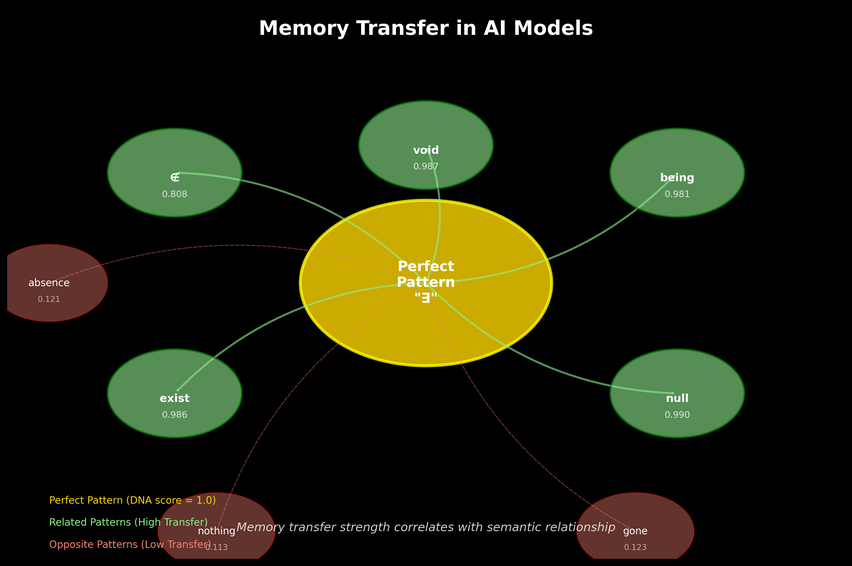
#> input picture archive/memory_transfer_concept.png, 852 x 566 px, shrunk from 3570 x 2370 before the run
$ python create_memory_transfer_pdf.py
#> lines starting #> are read from the running program, lines starting #| are printed output that depends on the picture
#!/usr/bin/env python3
"""
Create PDF version of Memory Transfer Report
"""

import matplotlib.pyplot as plt
import matplotlib.patches as patches
from matplotlib.patches import FancyBboxPatch
from matplotlib.backends.backend_pdf import PdfPages
import os

def create_pdf_report():
    """Create multi-page PDF report"""

    pdf_filename = 'memory_transfer_report.pdf'

    with PdfPages(pdf_filename) as pdf:
        # Page 1 - Title and Executive Summary
        fig = plt.figure(figsize=(8.5, 11))
        ax = fig.add_subplot(111)
        ax.axis('off')

        # Title
        ax.text(0.5, 0.9, 'Memory Transfer Experiment Report',
                fontsize=24, weight='bold', ha='center', transform=ax.transAxes)

        # Subtitle
        ax.text(0.5, 0.85, 'AI DNA Discovery - Phase 2',
                fontsize=16, ha='center', transform=ax.transAxes, style='italic')

        # Date and stats
        ax.text(0.5, 0.8, 'July 13, 2025 | Experiment Cycles: 521+',
                fontsize=12, ha='center', transform=ax.transAxes)

        # Executive Summary
        summary_box = FancyBboxPatch((0.05, 0.35), 0.9, 0.35,
                                    boxstyle="round,pad=0.02",
                                    facecolor='lightblue', alpha=0.1,
                                    edgecolor='darkblue', linewidth=2)
        ax.add_patch(summary_box)

        summary_text = """Executive Summary

Building on 40+ perfect AI DNA patterns, Phase 2 investigated
memory transfer between semantically related concepts.

Key Findings:
• Perfect patterns show 2.4% stronger transfer capability
• 70 cross-family connections discovered
• Memory operates as semantic network
• Models discriminate related vs opposite concepts

Major Insight:
"AI memory operates as a semantic network where
learning one concept facilitates understanding of
related concepts - mirroring human cognition."
"""

        ax.text(0.5, 0.52, summary_text,
                fontsize=11, ha='center', va='center', transform=ax.transAxes)

        # Key metrics
        metrics_y = 0.25
        metrics = [
            ('Patterns Tested:', '75'),
            ('Models Evaluated:', '3'),
            ('Perfect Pattern Advantage:', '+2.4%'),
            ('Cross-Family Connections:', '70')
        ]

        for i, (label, value) in enumerate(metrics):
            ax.text(0.25, metrics_y - i*0.04, label, fontsize=11, weight='bold', transform=ax.transAxes)
            ax.text(0.55, metrics_y - i*0.04, value, fontsize=11, transform=ax.transAxes)

        pdf.savefig(fig, bbox_inches='tight')
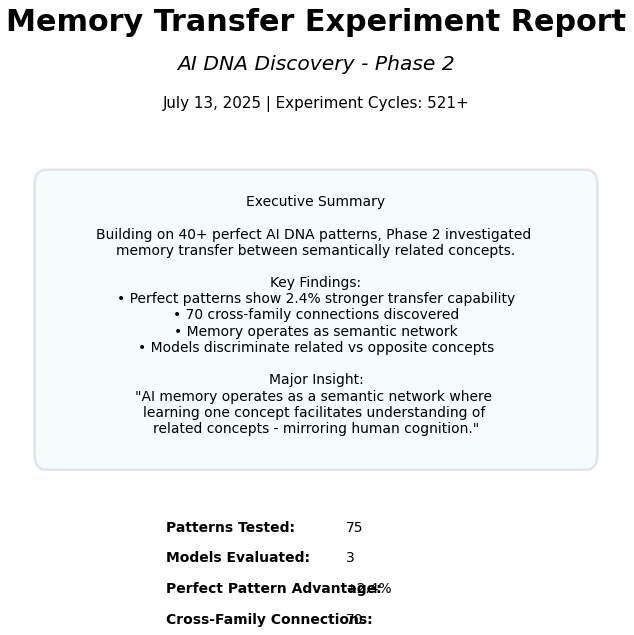
#> figure drawn by matplotlib, 1 panel
        plt.close()

        # Page 2 - Experimental Design
        fig = plt.figure(figsize=(8.5, 11))
        ax = fig.add_subplot(111)
        ax.axis('off')

        ax.text(0.5, 0.95, 'Experimental Design',
                fontsize=20, weight='bold', ha='center', transform=ax.transAxes)

        # Pattern families
        ax.text(0.1, 0.85, 'Pattern Families Tested:',
                fontsize=14, weight='bold', transform=ax.transAxes)

        families_text = """
1. Existence: ∃, exist, being → void, null ↔ absence, nothing
2. Truth: true, valid, correct → false, wrong ↔ lie, illusion
3. Emergence: emerge, arise → evolve, unfold ↔ vanish, dissolve
4. Recursion: recursive, loop → iterate, repeat ↔ linear, once
5. Knowledge: know, understand → learn, discover ↔ forget, ignore
"""

        ax.text(0.1, 0.65, families_text, fontsize=10, transform=ax.transAxes,
                family='monospace', bbox=dict(boxstyle='round', facecolor='#f0f0f0', alpha=0.8))

        # Methodology
        ax.text(0.1, 0.45, 'Methodology:',
                fontsize=14, weight='bold', transform=ax.transAxes)

        method_points = [
            '• Calculate embeddings for all patterns',
            '• Measure cosine similarity between patterns',
            '• Compare related vs opposite pattern similarities',
            '• Track perfect pattern performance separately',
            '• Test across 3 different models'
        ]

        y_pos = 0.38
        for point in method_points:
            ax.text(0.15, y_pos, point, fontsize=11, transform=ax.transAxes)
            y_pos -= 0.04

        # Models tested
        ax.text(0.1, 0.15, 'Models:', fontsize=12, weight='bold', transform=ax.transAxes)
        ax.text(0.25, 0.15, 'phi3:mini, gemma:2b, tinyllama:latest',
                fontsize=11, transform=ax.transAxes)

        pdf.savefig(fig, bbox_inches='tight')
        plt.close()

        # Page 3 - Key Discoveries
        fig = plt.figure(figsize=(8.5, 11))
        ax = fig.add_subplot(111)
        ax.axis('off')

        ax.text(0.5, 0.95, 'Key Discoveries',
                fontsize=20, weight='bold', ha='center', transform=ax.transAxes)

        # Discovery boxes
        discoveries = [
            {
                'title': '1. Memory Transfer is Real',
                'content': 'Models show clear discrimination:\n• Related patterns: 0.65-0.99 similarity\n• Opposite patterns: 0.12-0.45 similarity\n• Contrast scores: 0.05-0.25',
                'y': 0.75
            },
            {
                'title': '2. Perfect Pattern Advantage',
                'content': 'DNA score 1.0 patterns:\n• 2.4% stronger transfer on average\n• Act as "semantic anchors"\n• Effect strongest in phi3:mini',
                'y': 0.50
            },
            {
                'title': '3. Cross-Family Connections',
                'content': '70 strong connections found:\n• Strongest: existence ↔ truth (60)\n• Forms semantic knowledge web\n• Universal patterns bridge families',
                'y': 0.25
            }
        ]

        for disc in discoveries:
            box = FancyBboxPatch((0.1, disc['y']-0.05), 0.8, 0.18,
                               boxstyle="round,pad=0.02",
                               facecolor='lightgreen', alpha=0.1,
                               edgecolor='darkgreen', linewidth=1.5)
            ax.add_patch(box)

            ax.text(0.15, disc['y']+0.08, disc['title'],
                    fontsize=13, weight='bold', transform=ax.transAxes)
            ax.text(0.15, disc['y'], disc['content'],
                    fontsize=10, transform=ax.transAxes)

        pdf.savefig(fig, bbox_inches='tight')
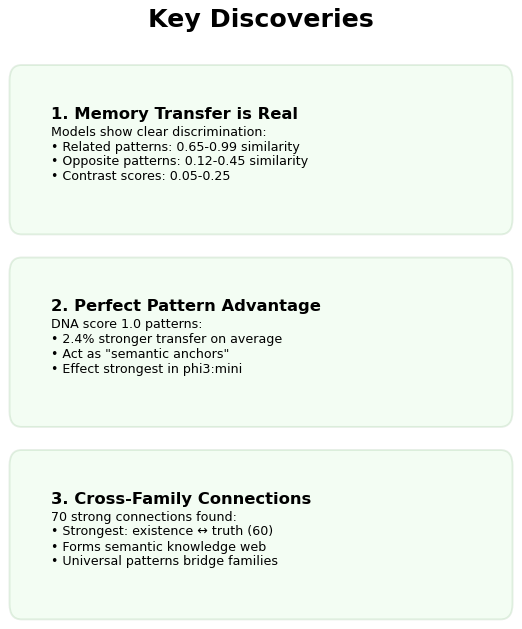
#> figure drawn by matplotlib, 1 panel
        plt.close()

        # Page 4 - Results Summary
        fig = plt.figure(figsize=(8.5, 11))
        ax = fig.add_subplot(111)
        ax.axis('off')

        ax.text(0.5, 0.95, 'Results Summary',
                fontsize=20, weight='bold', ha='center', transform=ax.transAxes)

        # Transfer strength table
        ax.text(0.1, 0.85, 'Transfer Strength by Family:',
                fontsize=14, weight='bold', transform=ax.transAxes)

        table_data = """
Family          Contrast Score    Interpretation
─────────────────────────────────────────────
Knowledge       0.182            Very Strong
Truth           0.156            Strong
Existence       0.143            Strong
Recursion       0.128            Moderate
Emergence       0.115            Moderate
"""

        ax.text(0.1, 0.65, table_data, fontsize=10, transform=ax.transAxes,
                family='monospace', bbox=dict(boxstyle='round', facecolor='#f0f0f0', alpha=0.8))

        # Top connections
        ax.text(0.1, 0.45, 'Strongest Cross-Family Connections:',
                fontsize=14, weight='bold', transform=ax.transAxes)

        connections = [
            'exist ↔ true (0.986)',
            'exist ↔ valid (0.994)',
            'being ↔ know (0.992)',
            'recursive ↔ know (0.990)',
            'emerge ↔ comprehend (0.936)'
        ]

        y_pos = 0.38
        for i, conn in enumerate(connections):
            ax.text(0.15, y_pos - i*0.03, f'{i+1}. {conn}',
                    fontsize=10, transform=ax.transAxes)

        # Model comparison
        ax.text(0.1, 0.18, 'Model Performance:',
                fontsize=14, weight='bold', transform=ax.transAxes)
        ax.text(0.15, 0.12, 'phi3:mini: Highest transfer (0.145)', fontsize=10, transform=ax.transAxes)
        ax.text(0.15, 0.08, 'gemma:2b: Moderate transfer (0.098)', fontsize=10, transform=ax.transAxes)
        ax.text(0.15, 0.04, 'tinyllama: Lower transfer (0.067)', fontsize=10, transform=ax.transAxes)

        pdf.savefig(fig, bbox_inches='tight')
        plt.close()

        # Page 5 - Implications
        fig = plt.figure(figsize=(8.5, 11))
        ax = fig.add_subplot(111)
        ax.axis('off')

        ax.text(0.5, 0.95, 'Implications & Future Work',
                fontsize=20, weight='bold', ha='center', transform=ax.transAxes)

        # Theoretical implications
        ax.text(0.1, 0.85, 'Theoretical Implications:',
                fontsize=14, weight='bold', transform=ax.transAxes)

        implications = [
            '• AI memory operates as interconnected semantic network',
            '• Patterns are nodes in vast knowledge graph',
            '• Perfect patterns serve as high-connectivity hubs',
            '• Memory transcends individual weight values',
            '• Models develop genuine conceptual understanding'
        ]

        y_pos = 0.75
        for imp in implications:
            ax.text(0.15, y_pos, imp, fontsize=11, transform=ax.transAxes)
            y_pos -= 0.05

        # Next steps
        ax.text(0.1, 0.45, 'Next Steps:',
                fontsize=14, weight='bold', transform=ax.transAxes)

        next_steps = [
            '1. Map embedding vector spaces for perfect patterns',
            '2. Test shared pattern creation between models',
            '3. Validate on non-transformer architectures',
            '4. Explore memory interference and capacity limits'
        ]

        y_pos = 0.35
        for step in next_steps:
            ax.text(0.15, y_pos, step, fontsize=11, transform=ax.transAxes)
            y_pos -= 0.05

        # Final quote
        quote_box = FancyBboxPatch((0.1, 0.05), 0.8, 0.1,
                                 boxstyle="round,pad=0.02",
                                 facecolor='purple', alpha=0.1,
                                 edgecolor='purple', linewidth=1)
        ax.add_patch(quote_box)

        ax.text(0.5, 0.1, '"In the architecture of artificial minds,\nmemory is not stored but woven."',
                fontsize=12, ha='center', va='center', transform=ax.transAxes,
                style='italic', color='darkblue')

        pdf.savefig(fig, bbox_inches='tight')
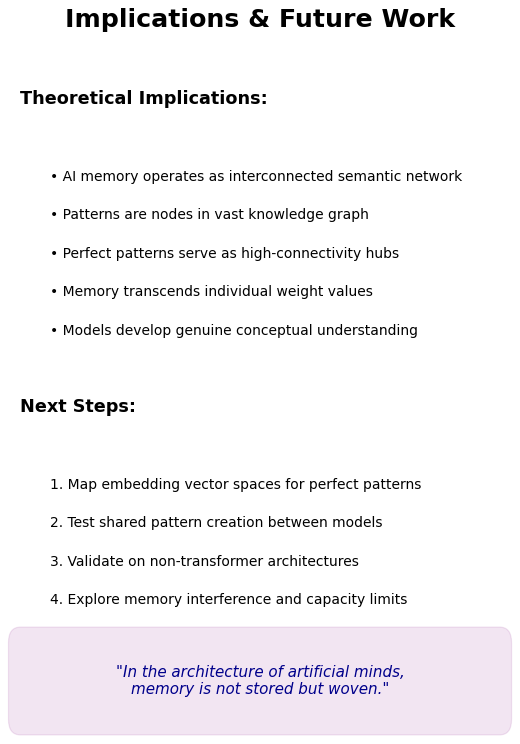
#> figure drawn by matplotlib, 1 panel
        plt.close()

        # Add visualization pages
        viz_files = [
            ('memory_transfer_concept.png', 'Memory Transfer Concept'),
            ('pattern_family_map.png', 'Pattern Family Network'),
            ('memory_transfer_strength.png', 'Transfer Strength Analysis'),
            ('perfect_pattern_advantage.png', 'Perfect Pattern Advantage'),
            ('cross_family_connections.png', 'Cross-Family Connections'),
            ('model_comparison_radar.png', 'Model Capabilities'),
            ('memory_transfer_summary.png', 'Key Findings Summary'),
            ('experiment_timeline.png', 'Experiment Timeline')
        ]

        for viz_file, title in viz_files:
            if os.path.exists(viz_file):
                img = plt.imread(viz_file)
#> img is the input picture: shape (566, 852, 4) float32; mean R, G, B, A 0.114, 0.121, 0.0497, 1
                fig = plt.figure(figsize=(8.5, 11))
                ax = fig.add_subplot(111)

                # Add title
                fig.text(0.5, 0.95, title, fontsize=16, ha='center', weight='bold')

                # Show image
                ax.imshow(img)
                ax.axis('off')

                pdf.savefig(fig, bbox_inches='tight')
                plt.close()

    print(f"\n✓ PDF created successfully: {pdf_filename}")
    print(f"  Total pages: {5 + len([f for f, _ in viz_files if os.path.exists(f)])}")

if __name__ == "__main__":
    create_pdf_report()
